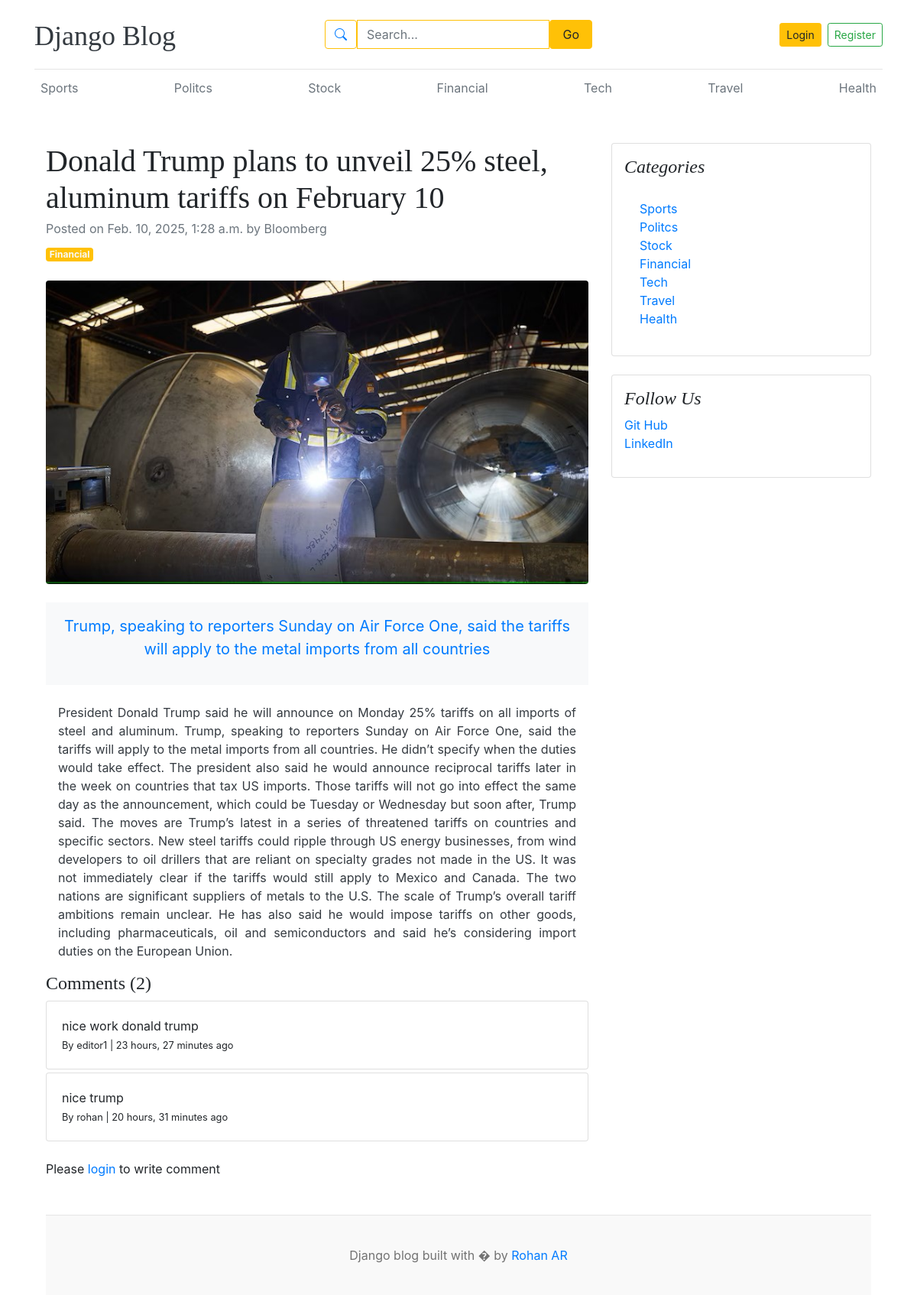
Page /blog/donald-trump-plans-to-unveil-25-steel-aluminum-tariffs-on-february-10/ on the committed database.
### blogs/models.py (models this page shows, shortened)
class Category(models.Model):
    Category_name=models.CharField(max_length=50,unique=True)
    created_at=models.DateTimeField(auto_now_add=True)
    updated_at=models.DateField(auto_now=True)
    class Meta:
        verbose_name_plural='categories'
    def __str__(self):
        return self.Category_name

class Blog(models.Model):
   title=models.CharField(max_length=100)
   slug=models.SlugField(max_length=150,unique=True,blank=True)
   category= models.ForeignKey(Category,on_delete=models.CASCADE)
   author=models.ForeignKey(User,on_delete=models.CASCADE)
   featured_image=models.ImageField(upload_to='uploads/%Y/%m/%d')
   short_description=models.TextField(max_length=500)
   blog_body=models.TextField(max_length=2000)
   status=models.CharField(max_length=20, choices=STATUS_CHOICES,default="Draft")
   is_fetured=models.BooleanField(default=False)
   created_at=models.DateTimeField(auto_now_add=True)
   updated_at=models.DateTimeField(auto_now=True)

class Comment(models.Model):
    user=models.ForeignKey(User,on_delete=models.CASCADE)
    blog=models.ForeignKey(Blog,on_delete=models.CASCADE)
    comment=models.TextField(max_length=250)
    created_at=models.DateTimeField(auto_now_add=True)
    updated_at=models.DateTimeField(auto_now=True)
    def __str__(self):
        return  self.comment

class Links(models.Model):
    platform=models.CharField(max_length=25)
    link=models.URLField(max_length=100,default="https://example.com")
    class Meta:
        verbose_name_plural='link'

### blogs/views.py (the view, shortened to what this page needs)
# urls.py: path('blog/<slug:slug>/',BlogsView.blogs,name='blogs'),
def blogs(request,slug):
    single_blog=get_object_or_404(Blog,slug=slug,status='Published')
    comment=Comment.objects.filter(blog=single_blog)
    comment_count=comment.count()
    print(comment)
    context={
        'single_blog':single_blog,
        'comment':comment,
        'comment_count':comment_count,
    }
    return render(request,'blogs.html',context)

### blogs/context_processors.py (called while the page is built)
def get_categories(request):
    categories=Category.objects.all()
    return dict(categories=categories)

def get_social_links(request):
    social_link=Links.objects.all()
    return dict(social_link=social_link)

### templates/blogs.html
{% extends 'base.html' %}
{% block content %}
<div class="container mt-5">
    <div class="row">
        <div class="col-lg-8">
            <article>
                <header class="mb-4">
                    <h1 class="fw-bolder mb-1">{{ single_blog.title }}</h1>
                    <div class="text-muted fst-italic mb-2">Posted on {{ single_blog.created_at }} by {{ single_blog.author }}</div>
                    <a class="badge bg-warning text-decoration-none text-light" href="#!">{{ single_blog.category }}</a>
                </header>
                <figure class="mb-4"><img class="img-fluid rounded" src="{{ single_blog.featured_image.url }}" alt="..." /></figure>
                <section class="mb-5">
                    <blockquote class="blockquote text-center px-4 py-3 border-start border-4 border-primary bg-light shadow-sm">
                        <p class="fs-4 fw-semibold text-primary fst-italic">{{ single_blog.short_description }}</p>
                    </blockquote>
                    <p class="fs-5 lh-lg text-dark mt-4 px-3" style="text-align: justify;">
                        {{ single_blog.blog_body }}
                    </p>
                    <h4>Comments ({{ comment_count }})</h4>
                    {% if comment %}
                        {% for comment in comment  %}
                        <div class="card mt-1">
                            <div class="card-body">
                                <p class="card-text mb-0">{{ comment }}</p>
                                <span>
                                    <small>By {{comment.user}} </small>
                                    <small>| {{ comment.created_at | timesince  }} ago</small>
                                </span>
                            </div>
                        </div>
                        {% endfor %}
                    {% else %}
                    No comment
                    {% endif %}
                    <br>
                    <div class="form-group">
                        {% if user.is_authenticated  %}
                        <form action="" method="POST">
                            {% csrf_token %}
                            <div class="form-group">
                                <textarea name="comment"  cols="70" class="form-control"  placeholder="write your comment"></textarea>
                                <input type="submit" value="submit" class="btn btn-primary mt-2">
                            </div>
                        </form>
                        {% else %}
                        <p>Please <span ><a href="{% url 'login' %}">login</a></span> to write comment</p>
                        {% endif %}
                    </div>
                    </section>
            </article>
        </div>
        <div class="col-lg-4">
            <div class="card mb-4 p-3">
                <h4 class="font-italic">Categories</h4>
                <div class="card-body">
                    <div class="row">
                        <div class="col-sm-6">
                            <ul class="list-unstyled mb-0">
                                {% for cat in categories %}
                                <li><a href="{% url 'post_by_category' cat.id  %}">{{ cat.Category_name }}</a></li>
                                {% endfor %}
                            </ul>
                        </div>
                    </div>
                </div>
            </div>
             {% if social_link  %}
            <div class="card mb-4 p-3">
                <h4 class="font-italic">Follow Us</h4>
                <ol class="list-unstyled">
                    {% for  i in social_link %}
                    <li><a href="{{ i.link }}" target="_blank">{{ i.platform }}</a></li>
                    {% endfor %}
                  </ol>
        </div>
        {% endif %}
    </div>
</div>
{% endblock %}

### templates/base.html (shortened to what this page needs)
{% load static %}
<!DOCTYPE html>
<html lang="en">
<head>
    <link href="https://getbootstrap.com/docs/4.0/dist/css/bootstrap.min.css" rel="stylesheet">
    <link rel="stylesheet" href="https://cdn.jsdelivr.net/npm/bootstrap-icons/font/bootstrap-icons.css">
    <link href="{% static 'css/blog.css' %}" rel="stylesheet">
    <link rel="stylesheet" href="https://cdnjs.cloudflare.com/ajax/libs/font-awesome/4.7.0/css/font-awesome.min.css">
  </head>
<body>
    <div class="container">
      <header class="blog-header py-3">
        <div class="row flex-nowrap justify-content-between align-items-center">
            <div class="col-4 pt-1">
                <a class="blog-header-logo text-dark fw-bold fs-5" href="/">Django Blog</a>
            </div>
            <div class="col-4">
                <form action="{% url 'search' %}" method="get" class="d-flex justify-content-center">
                    <div class="input-group shadow-sm w-100" style="max-width: 450px;">
                        <span class="input-group-text bg-white border-warning">
                            <i class="bi bi-search text-primary"></i>
                        </span>
                        <input
                            class="form-control border-warning"
                            type="text"
                            name="keyword"
                            placeholder="Search..."
                            aria-label="Search"
                            required
                            value="{{ keyword }}"
                        />
                        <button type="submit" class="btn btn-warning px-3">Go</button>
                    </div>
                </form>
            </div>
            <div class="col-4 d-flex justify-content-end align-items-center">
                {% if not user.is_authenticated %}
                    <a class="btn btn-sm btn-warning" href="{% url 'login' %}">Login</a>
                    <a class="btn btn-sm btn-outline-success ms-2" href="{% url 'register' %}">Register</a>
                {% endif %}
            </div>
        </div>
    </header>
      <div class="nav-scroller py-1 mb-2">
        <nav class="nav d-flex justify-content-between">
          {% for cat in categories %}
          <a class="p-2 text-muted" href="{% url 'post_by_category' cat.id  %}">{{ cat.Category_name }}</a>
          {% endfor %}
        </nav>
      </div>
 {% block content %}
 {% endblock %}
<footer class="blog-footer">
    <p>Django blog built with � by <a href="#">Rohan AR</a></p>
  </footer>
  </body>
  </html>

### blog_main/static/css/blog.css (style rules this page uses)
.blog-header { border-bottom: 1px solid #e5e5e5; }
.blog-header-logo { font-family: "Playfair Display", Georgia, "Times New Roman", serif; font-size: 2.25rem; }
h1, h2, h3, h4, h5, h6 { font-family: "Playfair Display", Georgia, "Times New Roman", serif; }
.blog-footer { padding: 2.5rem 0; color: #727272; text-align: center; background-color: #f9f9f9; border-top: .05rem solid #e5e5e5; }
.blog-footer p:last-child { margin-bottom: 0; }

### rows in the picture
Category: Category_name "Sports"
Category: Category_name "Politcs"
Category: Category_name "Stock"
Category: Category_name "Financial"
Category: Category_name "Tech"
Category: Category_name "Travel"
Category: Category_name "Health"
Blog: title "Donald Trump plans to unveil 25% steel, aluminum tariffs on February 10", created_at "Feb. 10, 2025, 1:28 a.m.", author "Bloomberg", category "Financial", featured_image (picture), short_description "Trump, speaking to reporters Sunday on Air Force One, said the tariffs will apply to the metal imports from all countries", blog_body "President Donald Trump said he will announce on Monday 25% tariffs on all imports of steel and aluminum. Trump, speaking to reporters Sunday on Air Force One, said the tariffs will apply to the metal imports from all countries. He didn’t specify when the duties would take effect. The president also said he would announce reciprocal tariffs later in the week on countries that tax US imports. Those tariffs will not go into effect the same day as the announcement, which could be Tuesday or Wednesday but soon after, Trump said. The moves are Trump’s latest in a series of threatened tariffs on countries and specific sectors. New steel tariffs could ripple through US energy businesses, from wind…"
Comment: comment "nice work donald trump", user "editor1", created_at "23 hours, 27 minutes"
Comment: comment "nice trump", user "rohan", created_at "20 hours, 31 minutes"
Links: platform "Git Hub"
Links: platform "LinkedIn"

### other values in the picture
{{ comment_count }} "2"
